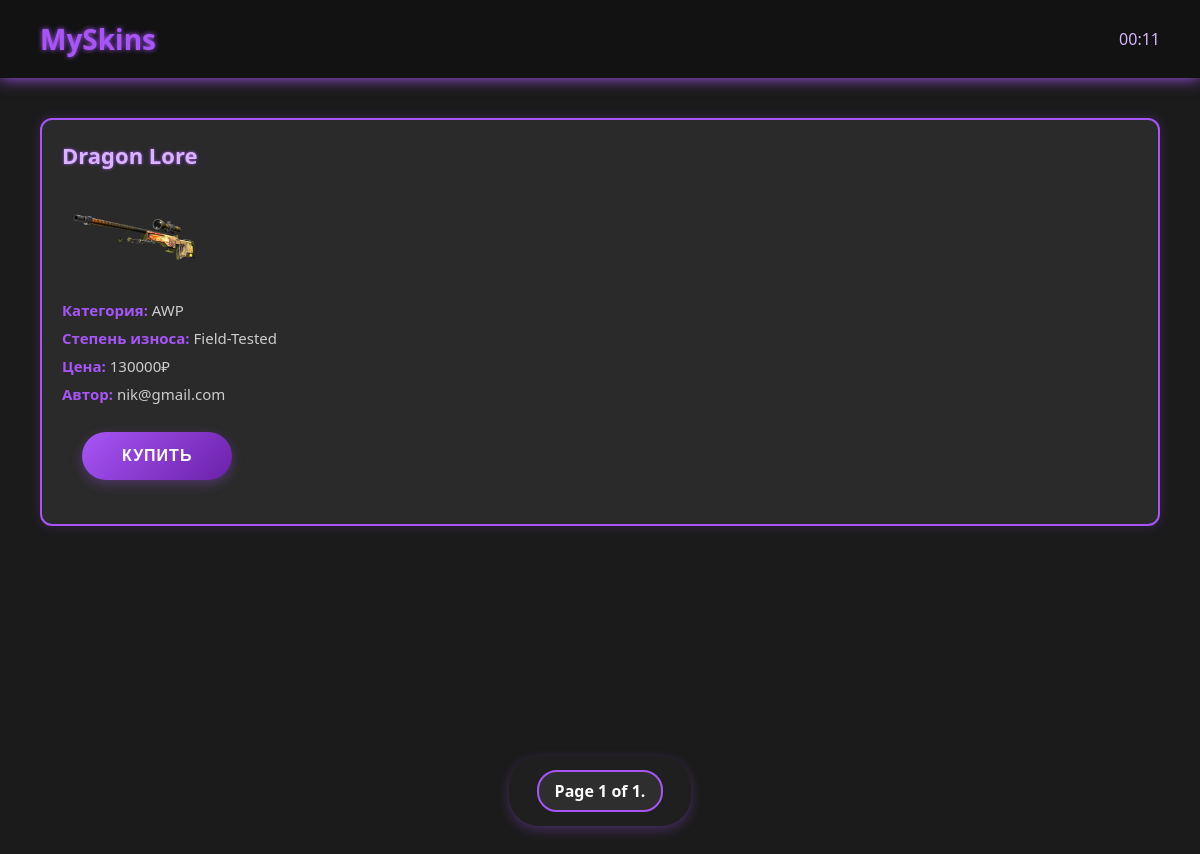
The page /lenta/ on the database as committed earlier.
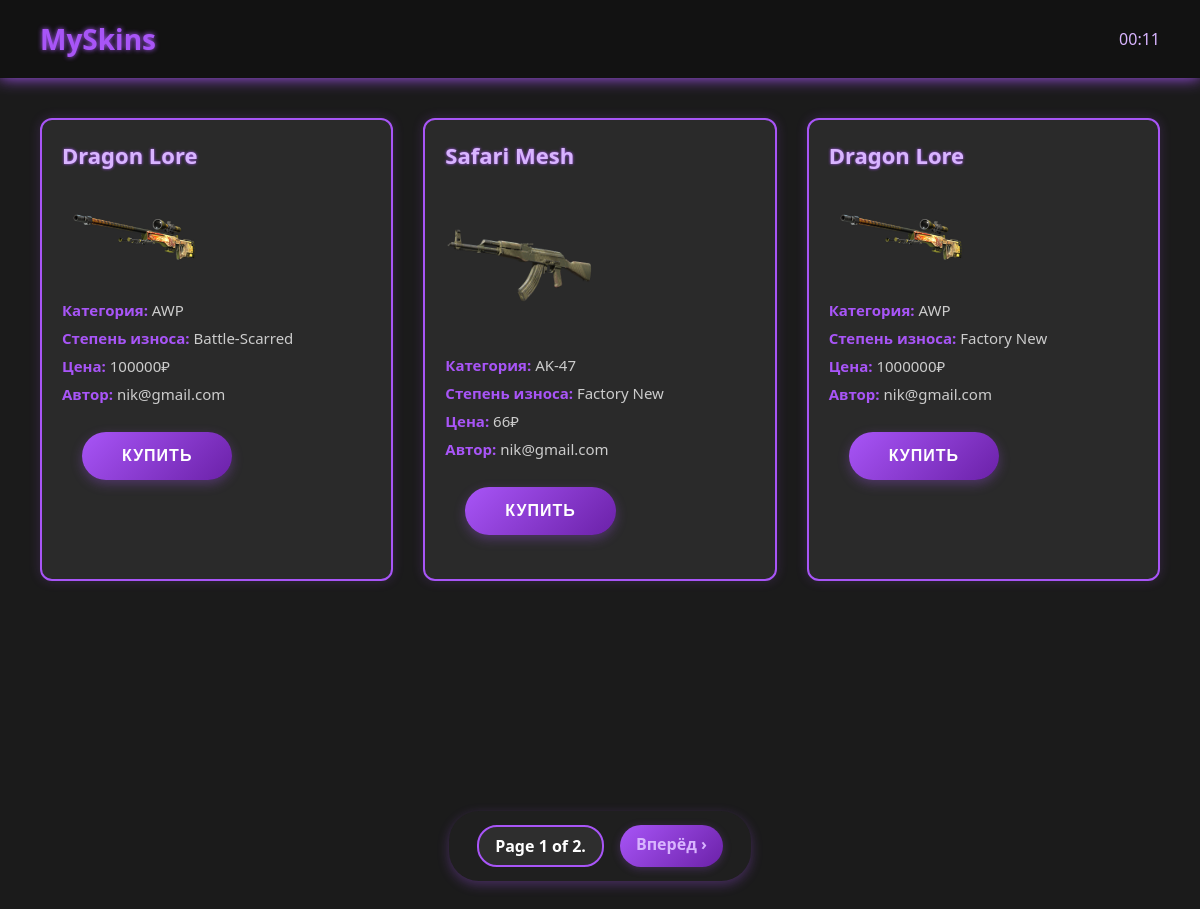
The same page on the database as committed later.
### blog/models.py (models this page shows, shortened)
class Post(models.Model):
    category = models.CharField(max_length=30)
    nameteg = models.CharField(max_length=50)
    Degree = models.CharField(max_length=30)
    body = models.IntegerField()
    author = models.ForeignKey(MyUser, on_delete=models.CASCADE)  # Поле автора!
    publish = models.DateTimeField(default=timezone.now)
    created = models.DateTimeField(auto_now_add=True)
    class Meta:
        ordering = ['-publish']
        indexes = [
            models.Index(fields=['-publish']),
        ]

### regist/models.py (models this page shows, shortened)
class MyUser(AbstractUser):
    email = models.EmailField(unique=True)
    USERNAME_FIELD = 'email'           # логин по email
    REQUIRED_FIELDS = ['username']     # username всё ещё обязателен (можно убрать, если переопределить)

### lenta/views.py (the view)
# urls.py: path("lenta/",leviews.scrol,name = "lenta"),
def scrol(request):
    icons = {"Dragon Lore": 'img/240fx152f.png', "Safari Mesh": 'img/360fx360f.png'}
    post_list = Post.objects.all()
    paginator = Paginator(post_list,3)
    page_number = request.GET.get("page",1)
    page_obj = paginator.get_page(page_number)
    for skin in page_obj:
        skin.icon = icons.get(skin.nameteg.strip(),'img/default.png')
    for i in page_obj:
        print(i.icon)
    return render(request,'shop/market.html',{'page_obj': page_obj})

### templates/shop/market.html (shortened to what this page needs)
<!DOCTYPE html>
{% load static %}
<html lang="ru">
<head>
</head>
<body>
<header>
    <div class="logo">MySkins</div>
    <div class="datetime">{% now 'H:i' %}</div>
</header>
<main>
    <div class="scrol">
        {% for item in page_obj %}
        <div class="skin-item">
            <h3>{{ item.nameteg }}</h3>
            <img src="/static/{{ item.icon }}" width="150">
            <p><strong>Категория:</strong> {{ item.category }}</p>
            <p><strong>Степень износа:</strong> {{ item.Degree }}</p>
            <p><strong>Цена:</strong> {{ item.body }}₽</p>
            <p><strong>Автор:</strong> {{ item.author.username }}</p>
            <div class = "button-buy">
                <a href = "{% url 'buy' %}" >Купить</a>
            </div>
        </div>
        {% endfor %}
    </div>
    <div class = "paginatation">
            <span class = "step">
                <span class = "current">
                    Page {{ page_obj.number }} of {{ page_obj.paginator.num_pages }}.
                </span>
            {% if page_obj.has_next%}
            <a href = "?page={{page_obj.next_page_number }}">Вперёд ›</a>
            {% endif %}
            </span>
    </div>
</main>
</body>
</html>

Rows that differ between the two databases and show on the page:
removed Post: nameteg "Dragon Lore", category "AWP", Degree "Field-Tested", body "130000", author.username "nik@gmail.com"
added Post: nameteg "Dragon Lore", category "AWP", Degree "Battle-Scarred", body "100000", author.username "nik@gmail.com"
added Post: nameteg "Safari Mesh", shows a picture, category "AK-47", Degree "Factory New", body "66", author.username "nik@gmail.com"
added Post: nameteg "Dragon Lore", category "AWP", Degree "Factory New", body "1000000", author.username "nik@gmail.com"
Other text that changed with them:
{{ page_obj.paginator.num_pages }}: "1" → "2"
text now shown: "Вперёд ›"
